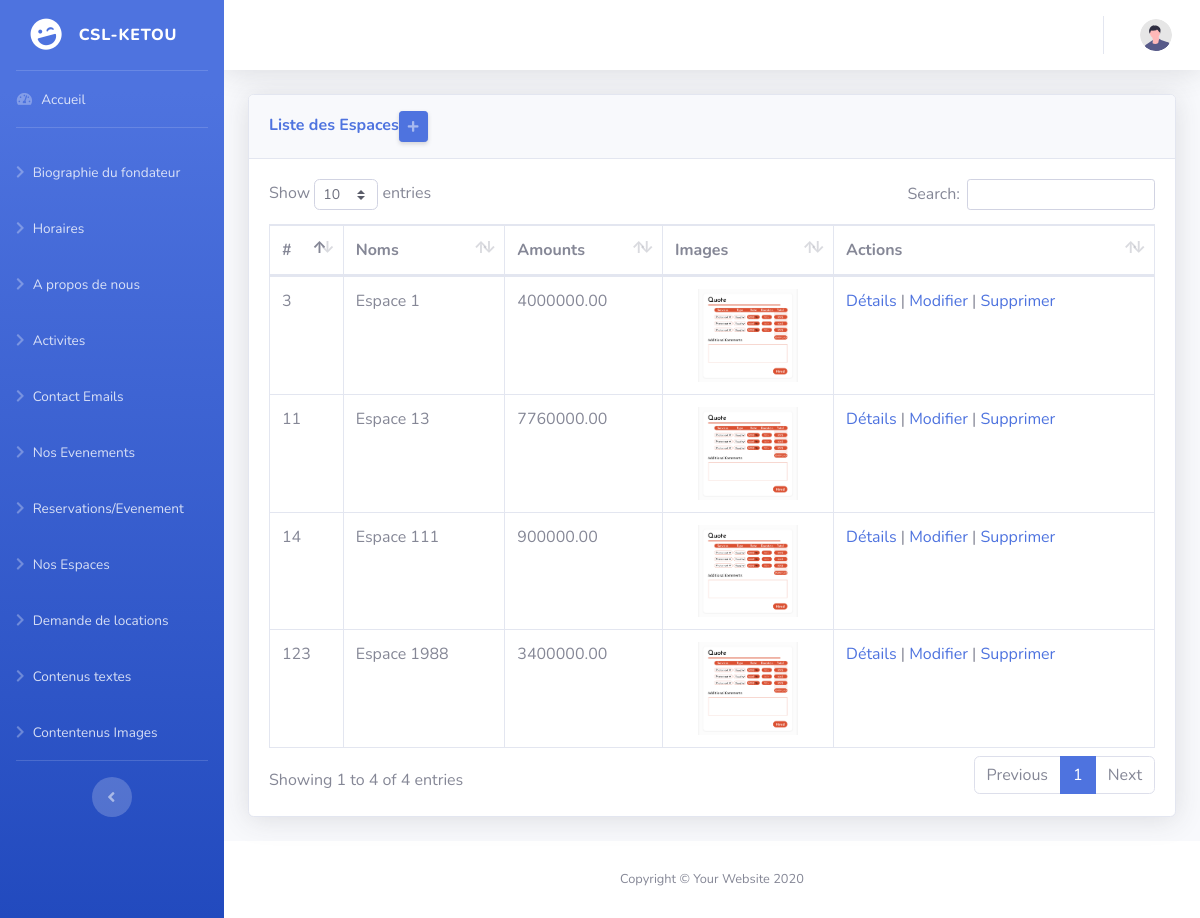
The app's page /Admin/csl-backend/spaces/index.php with its own data.
### tables this page shows
CREATE TABLE `spaces` (
  `id` int(11) NOT NULL,
  `name` varchar(255) NOT NULL,
  `images` text NOT NULL,
  `amount` decimal(10,2) NOT NULL,
  `created_at` timestamp NOT NULL DEFAULT current_timestamp(),
  `updated_at` timestamp NOT NULL DEFAULT current_timestamp() ON UPDATE current_timestamp()
);

### Admin/csl-backend/spaces/index.php (the view, shortened to what this page needs)
<?php
require '../../../config/database.php';
$stmt = $pdo->query("SELECT * FROM spaces");
$aboutUs = $stmt->fetchAll(PDO::FETCH_ASSOC);
?>
<!DOCTYPE html>
<html lang="en">
<head>
    <?php
        include('../includes/links.php')
    ?>
</head>
<body id="page-top">
    <div id="wrapper">
         <?php
            include('../includes/sidebar.php')
        ?>
        <div id="content-wrapper" class="d-flex flex-column">
            <div id="content">
                 <?php
                    include('../includes/navbar.php')
                ?>
                <div class="container-fluid">
                    <div class="card shadow mb-4">
                        <div class="card-header py-3">
                            <h6 class="m-0 font-weight-bold text-primary">Liste des Espaces<a href="create.php" class="d-none d-sm-inline-block btn btn-sm btn-primary shadow-sm"><i class="fas fa-plus fa-sm text-white-50"></i></a></h6>
                        </div>
                        <div class="card-body">
                            <div class="table-responsive">
                                <table class="table table-bordered" id="dataTable" width="100%" cellspacing="0">
                                    <thead>
                                        <tr>
                                            <th>#</th>
                                            <th>Noms</th>
                                            <th>Amounts</th>
                                            <th>Images</th>
                                            <th>Actions</th>
                                        </tr>
                                    </thead>
                                    <tbody>
                                        <?php foreach ($aboutUs as $item): ?>
                                            <tr>
                                                <td><?= $item['id'] ?></td>
                                                <td><?= htmlspecialchars($item['name']) ?></td>
                                                <td><?= htmlspecialchars($item['amount']) ?></td>
                                                <td>
                                                    <center>
                                                        <img src="../../../image/<?= htmlspecialchars($item['images']) ?>" alt="<?= htmlspecialchars($item['name']) ?>" width="100">
                                                    </center>
                                                </td>
                                                <td>
                                                    <a href="detail.php?id=<?= $item['id'] ?>">Détails</a> |
                                                    <a href="edit.php?id=<?= $item['id'] ?>">Modifier</a> |
                                                    <a href="delete.php?id=<?= $item['id'] ?>" onclick="return confirm('Êtes-vous sûr ?')">Supprimer</a>
                                                </td>
                                            </tr>
                                        <?php endforeach; ?>
                                    </tbody>
                                </table>
                            </div>
                        </div>
                    </div>
                </div>
            </div>
             <?php
                include('../includes/footer.php');
             ?>
        </div>
    </div>
</body>
</html>

### records on screen
spaces: id "3", name "Espace 1", amount "4000000.00", images+name (picture)
spaces: id "11", name "Espace 13", amount "7760000.00", images (picture)
spaces: id "14", name "Espace 111", amount "900000.00", images (picture)
spaces: id "123", name "Espace 1988", amount "3400000.00", images (picture)
